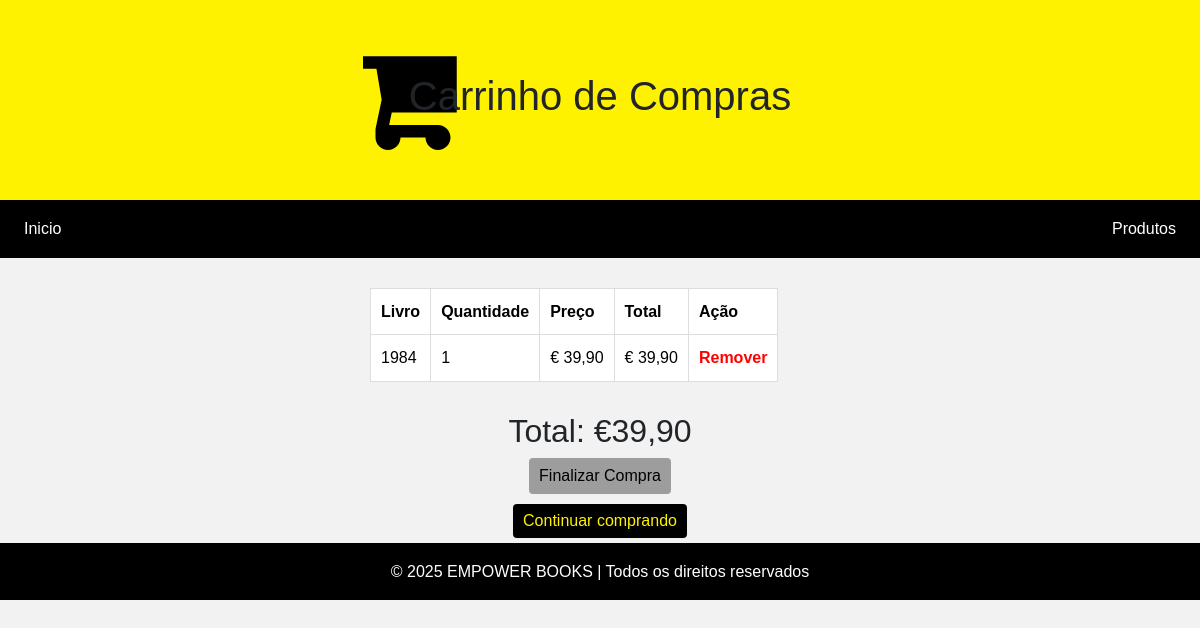
/cart.php?add=2, run on the app's committed database.
### tables this page shows
CREATE TABLE `books` (
  `book_id` int(11) NOT NULL,
  `title` varchar(255) NOT NULL,
  `author` varchar(255) NOT NULL,
  `description` text DEFAULT NULL,
  `price` decimal(10,2) NOT NULL,
  `stock` int(11) NOT NULL,
  `category_id` int(11) NOT NULL,
  `sub_category_id` int(11) NOT NULL,
  `image` varchar(255) DEFAULT NULL,
  `created_at` datetime DEFAULT current_timestamp(),
  `updated_at` datetime DEFAULT current_timestamp() ON UPDATE current_timestamp(),
  `archived_at` datetime DEFAULT NULL,
  `views` int(11) DEFAULT 0
);

### cart.php (the view, shortened to what this page needs)
<?php
include('conexão.php');
?>
<!DOCTYPE html>
<html lang="pt-br">
<head>
<link href="https://cdn.jsdelivr.net/npm/bootstrap@5.3.2/dist/css/bootstrap.min.css"
      rel="stylesheet"
>
    <link rel="stylesheet" href="./css/cart.css">
</head>
<body>
    <header>
    <h1>Carrinho de Compras</h1>
</header>
    <nav>
    <a href="Index.php">Inicio</a>
    <a href="produtos.php">Produtos</a>
    </nav>
        <div class="table">
            <?php if (isset($_SESSION['cart']) && count($_SESSION['cart']) > 0): ?>
                <table border="1">
                    <tr>
                        <th>Livro</th>
                        <th>Quantidade</th>
                        <th>Preço</th>
                        <th>Total</th>
                        <th>Ação</th>
                    </tr>
            <?php
                        $total = 0;
                        foreach ($_SESSION['cart'] as $book_id => $item):
                            $sql = "SELECT title, price FROM books WHERE book_id = ?";
                            $stmt = mysqli_prepare($dbc, $sql);
                            mysqli_stmt_bind_param($stmt, "i", $book_id);
                            mysqli_stmt_execute($stmt);
                            $result = mysqli_stmt_get_result($stmt);
                            $book = mysqli_fetch_assoc($result);
                        ?>
                            <tr>
                                <td><?php echo htmlspecialchars($book['title']); ?></td>
                                <td><?php echo $item['quantity']; ?></td>
                                <td>€ <?php echo number_format($book['price'], 2, ',', '.'); ?></td>
                                <td>€ <?php echo number_format($book['price'] * $item['quantity'], 2, ',', '.'); ?></td>
                                <td><a href="?remove=<?php echo $book_id; ?>" class="remover"><b>Remover</b></a></td>
                            </tr>
                            <?php
                                $total += $book['price'] * $item['quantity'];
                            endforeach;
                            ?>
                </table>
                        </div>
        <h2>Total: €<?php echo number_format($total, 2, ',', '.'); ?></h2>
        <form action="checkout.php" method="POST">
            <input class="buttonF" type="submit" value="Finalizar Compra">
        </form>
    <?php else: ?>
        </div>
        <p>Seu carrinho está vazio.</p>
    <?php endif; ?>
        <div class="div-btn"><a href="index.php" class="btn">Continuar comprando</a></div>
    <footer>
        &copy; 2025 EMPOWER BOOKS | Todos os direitos reservados
    </footer>
</body>
</html>

### css/cart.css (style rules this page uses)
body { font-family: Arial, sans-serif; line-height: 1.6; margin: 0; padding: 0; background-color: #f2f2f2; text-align: center; }
header { background-image: url('../imagens/shopping-cart-svgrepo-com.svg'); background-size: 100px; background-position: 33% 50%; background-color: #fff200; background-repeat: no-repeat; text-align: center; padding: 4.5rem; font-size: larger; }
nav { background-color: #000000; color: #fff; padding: 0.5rem; display: flex; justify-content: space-between; align-items: center; }
nav a { color: #fff; text-decoration: none; padding: 0.5rem 1rem; }
footer { background-color: #000000; color: #fff; text-align: center; padding: 1rem; width: 100%; position: relative; bottom: 0; }
.div-btn { margin-bottom: 5px; }
.btn { padding: 5px 10px; background-color: #000000; color: #fff200; border: none; border-radius: 4px; cursor: pointer; text-decoration: none; }
.table { width: 60%; max-width: 480px; margin: 20px auto; border-collapse: collapse; padding: 10px; overflow-x: auto; }
th, td { padding: 10px; border: 1px solid #ddd; text-align: left; }
.remover { text-decoration: none; color: red; }
.buttonF { padding: 5px 10px; margin-bottom: 10px; border-radius: 4px; border: none; color: black; background: #9d9d9d; }

### data on the page
books: title "1984", quantity "1", price "39,90", $book['price']*$item['quantity'] "39,90"

### other printed values
$total "39,90"
